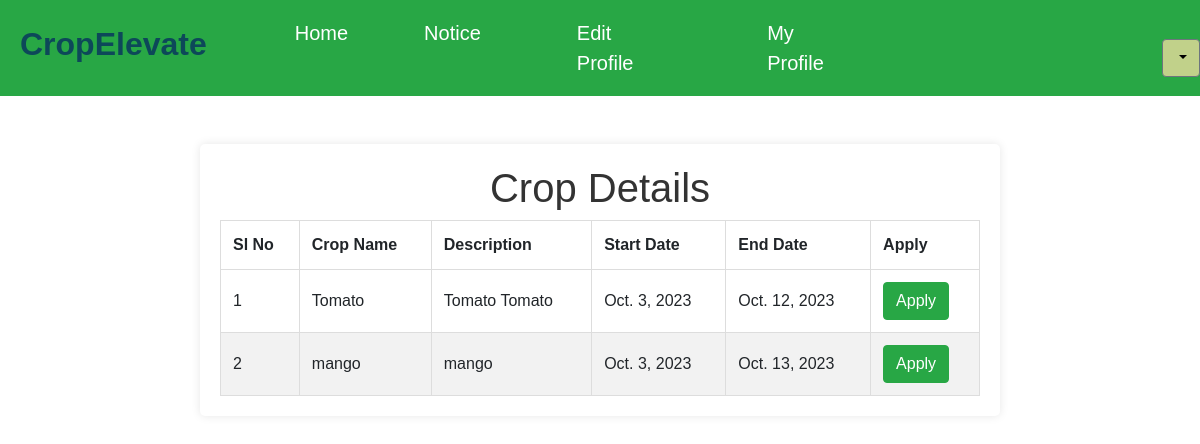
The app's page /crop, older data.
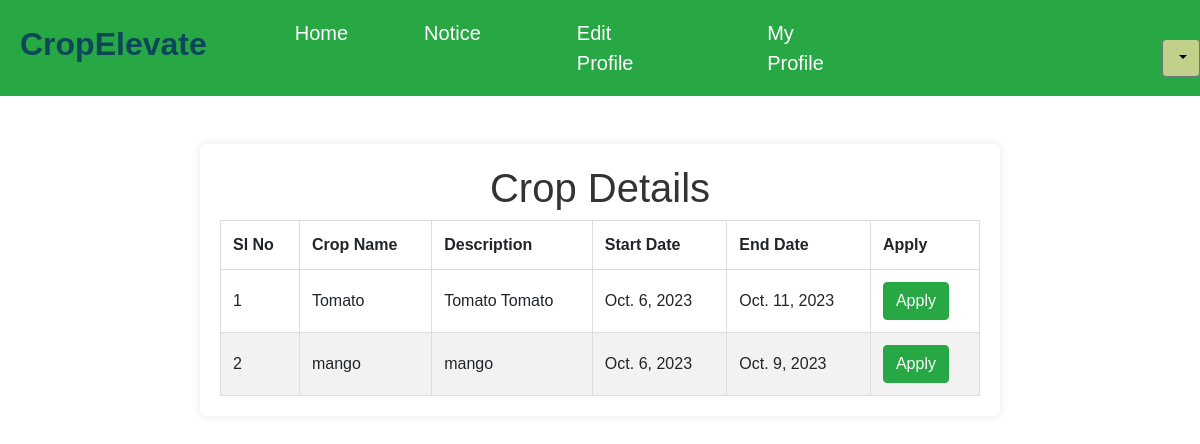
The same page, newer data.
### ceapp/models.py (models this page shows)
class Crop(models.Model):
    Namec = models.CharField(max_length=100)
    des = models.TextField()
    start_date = models.DateField(null=True, blank=True)
    end_date = models.DateField(null=True, blank=True)
    count = models.PositiveIntegerField(default=0)
    crop_photo = models.ImageField(upload_to='crop_photos/', blank=True, null=True)
    created_at = models.DateTimeField(auto_now_add=True)
    current = models.BooleanField(default=False)

### ceapp/views.py (the view)
# urls.py: path('crop',views.crop,name='crop'),
def crop(request):
    today = date.today()
    crops = Crop.objects.all()
    return render(request, 'crop.html', {'crops': crops , 'today': today})

### templates/crop.html (shortened to what this page needs)
{% load static %}
<!DOCTYPE html>
<html lang="en">
<head>
    <link rel="stylesheet" href="https://maxcdn.bootstrapcdn.com/bootstrap/4.5.2/css/bootstrap.min.css">
</head>
<body>
    <nav class="navbar navbar-expand-lg navbar-light bg-success">
        <h2 style="color:#0d4859; padding-left:20px; font-weight:bold;">CropElevate</h2>
        <div class="collapse navbar-collapse" id="navbarNav">
            <ul class="navbar-nav">
                <a href="{% url 'homepage' %}" class="nav-item nav-link active" style="margin-left: 80px; color:white; font-size:20px;">Home</a>
                <a href="{% url 'crop' %}" class="nav-item nav-link active" style="margin-left: 60px; color:white; font-size:20px;">Notice</a>
                <a href="{% url 'ceditprofile' %}" class="nav-item nav-link active" style="margin-left: 80px;  color:white; font-size:20px;">Edit Profile</a>
                <a href="{% url 'fmyprofile' %}" class="nav-item nav-link active" style="margin-left: 80px;  color:white; font-size:20px;">My Profile</a>
            </ul>
        </div>
        <div class="dropdown"style="float: left; margin-left:300px; margin-top:20px;" >
            <button class="btn btn-secondary dropdown-toggle" type="button" id="userDropdown" data-toggle="dropdown" aria-haspopup="true" aria-expanded="false" style="background-color: #c1d18a; color:black; font-weight:bold;">
            </button>
        </div>
    </nav>
    <br><br>
    <div class="container">
        <h1>Crop Details</h1>
        <table>
            <thead>
                <tr>
                    <th>Sl No</th>
                    <th>Crop Name</th>
                    <th>Description</th>
                    <th>Start Date</th>
                    <th>End Date</th>
                    <th>Apply</th>
                </tr>
            </thead>
            <tbody>
                {% for crop in crops %}
                <tr>
                    <td>{{ forloop.counter }}</td>
                    <td>{{ crop.Namec }}</td>
                    <td>{{ crop.des }}</td>
                    <td>
                        {% if crop.start_date <= today and crop.end_date >= today %}
                            {{ crop.start_date }}
                        {% else %}
                            <span class="text-danger">{{ crop.start_date }}</span>
                        {% endif %}
                    </td>
                    <td>
                        {% if crop.start_date <= today and crop.end_date >= today %}
                            {{ crop.end_date }}
                        {% else %}
                            <span class="text-danger">{{ crop.end_date }}</span>
                        {% endif %}
                    </td>
                    <td>
                        {% if crop.start_date <= today and crop.end_date >= today %}
                            <form method="get" action="{% url 'apply' crop.id %}">
                                <button type="submit" class="btn btn-success">Apply</button>
                            </form>
                        {% else %}
                            <label class="text-danger">Not Available</label>
                            <button type="label" class="btn btn-danger" disabled>Apply</label>
                        {% endif %}
                    </td>
                </tr>
                {% endfor %}
            </tbody>
        </table>
    </div>
</body>
</html>

Row changes from the older to the newer data that the page shows:
changed Crop "Tomato": start_date "Oct. 3, 2023" → "Oct. 6, 2023"; end_date "Oct. 12, 2023" → "Oct. 11, 2023"
changed Crop "mango": start_date "Oct. 3, 2023" → "Oct. 6, 2023"; end_date "Oct. 13, 2023" → "Oct. 9, 2023"
